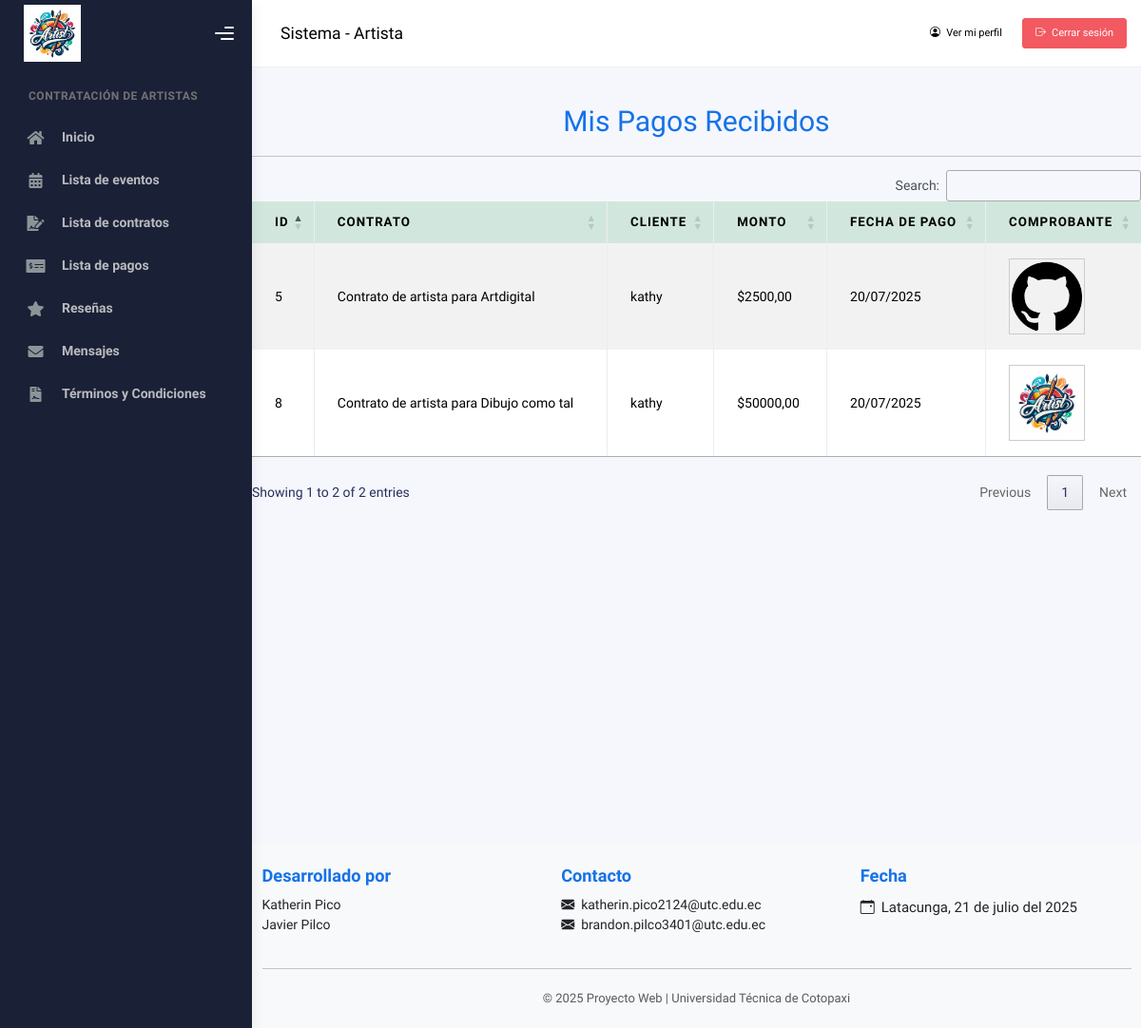
Screenshot of /artista/pagos/ (signed in) with the database file from the repository.
### Aplicaciones/gestionContratos/models.py (models this page shows, shortened)
class Pago(models.Model):
    contrato = models.ForeignKey(Contrato, on_delete=models.CASCADE)
    cliente = models.ForeignKey(Usuario, on_delete=models.CASCADE, limit_choices_to={'rol': 'Cliente'}, related_name='pagos_cliente')
    artista = models.ForeignKey(Usuario, on_delete=models.CASCADE, limit_choices_to={'rol': 'Artista'}, related_name='pagos_artista')
    monto = models.DecimalField(max_digits=10, decimal_places=2)
    fecha_pago = models.DateField(auto_now_add=True)
    comprobante_imagen = models.ImageField(upload_to='pagos/comprobantes/', null=True, blank=True)
    class Meta:
        ordering = ['-fecha_pago']

class Contrato(models.Model):
    evento = models.ForeignKey(Evento, on_delete=models.CASCADE)
    artista = models.ForeignKey(Usuario, on_delete=models.CASCADE, limit_choices_to={'rol': 'Artista'})
    estado = models.CharField(max_length=20, choices=[('Pendiente', 'Pendiente'), ('Aceptado', 'Aceptado'), ('Rechazado', 'Rechazado')], default='Pendiente')
    fecha_contrato = models.DateField(auto_now_add=True)
    fecha_inicio = models.DateField(null=True, blank=True)
    fecha_fin = models.DateField(null=True, blank=True)
    costo = models.DecimalField(max_digits=10, decimal_places=2, null=True, blank=True)
    pdf = models.FileField(upload_to='contratos/pdfs/', null=True, blank=True)
    observaciones = models.TextField(null=True, blank=True)
    def __str__(self):
        return f"Contrato de {self.artista.username} para {self.evento.titulo}"
    class Meta:
        ordering = ['-fecha_contrato']

class Usuario(AbstractUser):
    telefono = models.CharField(max_length=10)
    direccion = models.TextField()
    rol = models.CharField(max_length=20, choices=ROL_CHOICES, default='Cliente')
    verificado = models.BooleanField(default=False)
    bloqueado = models.BooleanField(default=False)
    foto_perfil = models.ImageField(upload_to='usuarios/perfil/', null=True, blank=True)
    portafolio_pdf = models.FileField(upload_to='usuarios/portafolios/', null=True, blank=True)
    facebook_url = models.URLField(max_length=200, null=True, blank=True)
    x_url = models.URLField("X (Twitter)", max_length=200, null=True, blank=True)
    web_url = models.URLField("Página web", max_length=200, null=True, blank=True)
    groups = models.ManyToManyField(
        Group,
        related_name='usuarios',
        blank=True,
        help_text='Grupos a los que pertenece el usuario.',
        verbose_name='grupos',
    )
    user_permissions = models.ManyToManyField(
        Permission,
        related_name='usuarios_permisos',
        blank=True,
        help_text='Permisos específicos para el usuario.',
        verbose_name='permisos de usuario',
    )

class Evento(models.Model):
    cliente = models.ForeignKey(Usuario, on_delete=models.CASCADE, limit_choices_to={'rol': 'Cliente'})
    titulo = models.CharField(max_length=100)
    descripcion = models.TextField()
    fecha = models.DateField()
    ubicacion = models.CharField(max_length=200)
    class Meta:
        ordering = ['fecha']

### Aplicaciones/gestionContratos/views.py (the view)
# urls.py: path('artista/pagos/', views.listar_pagos_artista, name='listar_pagos_artista'),
def listar_pagos_artista(request):
    usuario_id = request.session.get('usuario_id')
    if not usuario_id:
        return redirect('login')
    artista = get_object_or_404(Usuario, id=usuario_id, rol='Artista')
    pagos = Pago.objects.filter(artista=artista).order_by('-fecha_pago')
    return render(request, 'artista/pagos/lista_pagos.html', {
        'pagos': pagos
    })

### Aplicaciones/gestionContratos/templates/artista/pagos/lista_pagos.html (shortened to what this page needs)
{% extends 'artista/plantilla.html' %}
{% load static %}
{% block contenido %}
<br><br><br>
<div class="container mt-5">
    <h1 class="text-center text-primary">Mis Pagos Recibidos</h1>
    <hr>
    {% if pagos %}
    <table class="table table-bordered table-striped table-hover" id="tbl_pagos">
        <thead class="table-success">
            <tr>
                <th>ID</th>
                <th>Contrato</th>
                <th>Cliente</th>
                <th>Monto</th>
                <th>Fecha de Pago</th>
                <th>Comprobante</th>
            </tr>
        </thead>
        <tbody>
            {% for pago in pagos %}
            <tr>
                <td>{{ pago.id }}</td>
                <td>{{ pago.contrato }}</td>
                <td>{{ pago.cliente.username }}</td>
                <td>${{ pago.monto }}</td>
                <td>{{ pago.fecha_pago|date:"d/m/Y" }}</td>
                <td>
                    {% if pago.comprobante_imagen %}
                        <img src="{{ pago.comprobante_imagen.url }}" alt="Comprobante pago" height="80px" style="object-fit: contain; border:1px solid #ccc; padding:2px;">
                    {% else %}
                        Ninguno
                    {% endif %}
                </td>
            </tr>
            {% endfor %}
        </tbody>
    </table>
    {% else %}
    <p class="text-center">No tienes pagos registrados.</p>
    {% endif %}
</div>
<br><br><br>
{% endblock %}

### rows the page displays
Pago: id "5", contrato "Contrato de artista para Artdigital", cliente.username "kathy", monto "2500,00", fecha_pago "20/07/2025", comprobante_imagen (picture)
Pago: id "8", contrato "Contrato de artista para Dibujo como tal", cliente.username "kathy", monto "50000,00", fecha_pago "20/07/2025", comprobante_imagen (picture)
